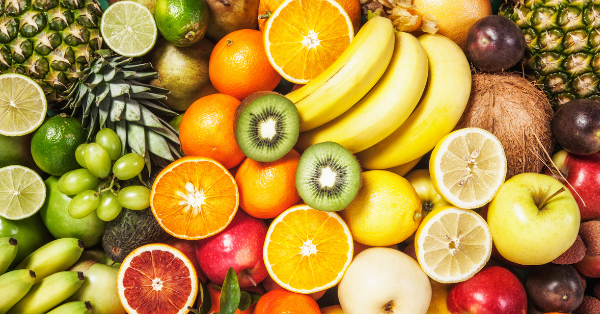
#> input picture Lab4/fruit.png, 600 x 314 px
$ jupyter execute BTtrenlop.ipynb
#> lines starting #> are read from the running program, lines starting #| are printed output that depends on the picture; after the words box and inside, x2 and y2 are one past the last pixel; in counts of white or black regions, pixels touching at a corner belong together
<!-- 1. Phân vùng theo histogram
Phương pháp Otsu -->

[cell 1]
from PIL import Image
import numpy as np
import imageio.v2 as iio
import scipy.ndimage as nd
import matplotlib.pylab as plt
from skimage.filters.thresholding import threshold_otsu

data = Image.open('fruit.png').convert('L')
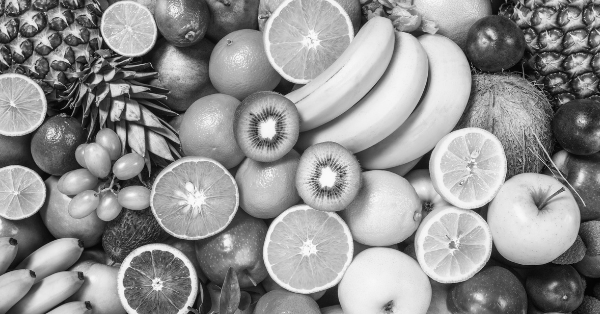
#> data: PIL image 600x314 L; min 1, max 252, mean 144.6
a = np.asarray(data)

# performing Otsu's thresholding
thres = threshold_otsu(a)
#> thres = 134

# pixels with intensity greater than the threshold are kept
b = a > thres
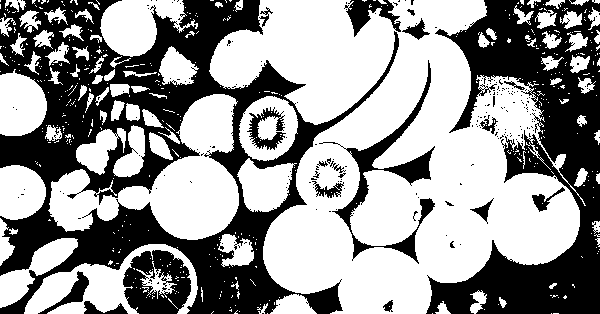
#> b: shape (314, 600) bool; 58.6% white; 227 black regions (206 under 20 px), largest, box (x1, y1, x2, y2) and area: (0, 0, 399, 314) 42872, (426, 0, 600, 314) 24765, (319, 60, 435, 264) 3287

b = Image.fromarray((b * 255).astype(np.uint8))

plt.imshow(b)
plt.show()

<!-- Phương pháp adaptive Thresholding -->

[cell 2]
from PIL import Image
import numpy as np
import imageio.v2 as iio
import scipy.ndimage as nd
import matplotlib.pylab as plt
from skimage.filters import threshold_local

data = Image.open('fruit.png').convert('L')

a = np.asarray(data)

# performing local thresholding
b = threshold_local(a, 39, offset=10)
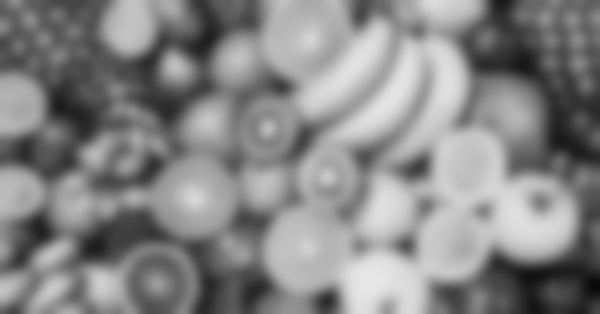
#> b: shape (314, 600) float64; min 9.16, max 232.5, mean 134.6

b = Image.fromarray(b)
#> b: PIL image 600x314 F

plt.imshow(b)
plt.show()

<!-- 2.2 Phân vùng theo region -->

[cell 3]
import cv2
from PIL import Image
import numpy as np
import imageio.v2 as iio
import scipy.ndimage as nd
from scipy.ndimage import label
import matplotlib.pylab as plt
from skimage.filters import threshold_local

# opening the image and converting it to grayscale
data = cv2.imread('fruit.png')
#> data: shape (314, 600, 3)

# converting image from color to grayscale
a = cv2.cvtColor(data, cv2.COLOR_BGR2GRAY)

# thresholding the image to obtain cell pixels
thresh, b1 = cv2.threshold(a, 0, 255, cv2.THRESH_BINARY_INV + cv2.THRESH_OTSU)
#> b1: shape (314, 600); 41.4% white; 227 white regions (206 under 20 px), largest, box (x1, y1, x2, y2) and area: (0, 0, 399, 314) 42871, (426, 0, 600, 314) 24765, (319, 60, 435, 264) 3287
#> thresh = 134

# since Otsu’s method has over segmented the image, erosion operation is performed
b2 = cv2.erode(b1, None, iterations=2)
#> b2: shape (314, 600); 22.4% white; 135 white regions (74 under 20 px), largest, box (x1, y1, x2, y2) and area: (0, 182, 302, 314) 8676, (430, 174, 600, 314) 7720, (455, 0, 600, 182) 7343

# distance transform is performed
dist_trans = cv2.distanceTransform(b2, 2, 3)

# thresholding the distance transform image to obtain pixels that are foreground
thresh, dt = cv2.threshold(dist_trans, 1, 255, cv2.THRESH_BINARY)
#> dt: shape (314, 600) float32; 17.7% white; 129 white regions (69 under 20 px), largest, box (x1, y1, x2, y2) and area: (432, 175, 600, 314) 7018, (60, 209, 285, 314) 5033, (130, 0, 257, 127) 3793

# performing labeling
labelled, ncc = label(dt)
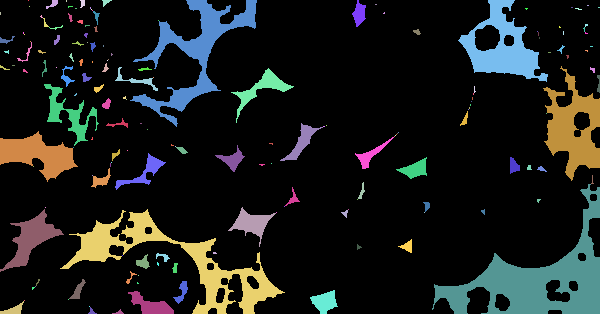
#> labelled: shape (314, 600) int32; 171 distinct labels, from 0 to 170; one colour per label, 0 black
#> ncc = 170

# labelled is converted to 32-bit integer
labelled = labelled.astype(np.int32)

# performing watershed
cv2.watershed(data, labelled)
b = Image.fromarray(labelled)
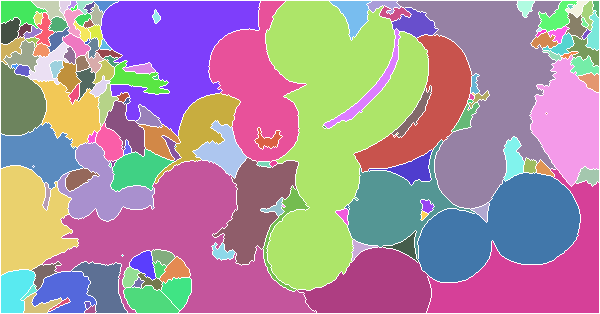
#> b: PIL image 600x314 I; 169 distinct labels, from -1 to 170; one colour per label, 0 black, -1 white

plt.imshow(b)
plt.show()

<!-- 2.3 Biến đổi đối tượng trong ảnh -->

<!-- 2.3.1 Sử dụng binary_dilation -->

[cell 4]
import cv2
from PIL import Image
import numpy as np
import imageio.v2 as iio
import scipy.ndimage as nd
from scipy.ndimage import label
import matplotlib.pylab as plt
from skimage.filters import threshold_local

# opening the image and converting it to grayscale
data = Image.open('fruit.png').convert('L')

b = nd.binary_dilation(np.array(data), iterations=50)
#> b: shape (314, 600) bool; every value is 1

c = Image.fromarray((b * 255).astype(np.uint8))
#> c: PIL image 600x314 L; every value is 255
c.show()
plt.imshow(c)
plt.show()

<!-- 2.3.2 sử dụng binary_opening -->

[cell 5]
import cv2
from PIL import Image
import numpy as np
import imageio.v2 as iio
import scipy.ndimage as nd
from scipy.ndimage import label
import matplotlib.pylab as plt
from skimage.filters import threshold_local

# opening the image and converting it to grayscale
data = Image.open('fruit.png').convert('L')

# defining the structuring element
s = [[0, 1, 0], [1, 1, 1], [0, 1, 0]]

b = nd.binary_opening(data, structure=s, iterations=25)
#> b: shape (314, 600) bool; 99.3% white; 4 black regions, box (x1, y1, x2, y2) and area: (0, 0, 25, 25) 325, (575, 0, 600, 25) 325, (0, 289, 25, 314) 325, (575, 289, 600, 314) 325

c = Image.fromarray(b)
c.show()
plt.imshow(c)
plt.show()

<!-- 2.3.3 Sử dụng binary_erosion -->

[cell 6]
import cv2
from PIL import Image
import numpy as np
import imageio.v2 as iio
import scipy.ndimage as nd
from scipy.ndimage import label
import matplotlib.pylab as plt
from skimage.filters import threshold_local

# opening the image and converting it to grayscale
data = Image.open('fruit.png').convert('L')

# defining the structuring element
s = [[0, 1, 0], [1, 1, 1], [0, 1, 0]]

b = nd.binary_erosion(data, structure=s, iterations=50)
#> b: shape (314, 600) bool; 56.8% white; 1 black region, box (x1, y1, x2, y2) and area: (0, 0, 600, 314) 81400

c = Image.fromarray(b)
c.show()
plt.imshow(c)
plt.show()

<!-- 2.3.4 Sử dụng binary_closing -->

[cell 7]
import cv2
from PIL import Image
import numpy as np
import imageio.v2 as iio
import scipy.ndimage as nd
from scipy.ndimage import label
import matplotlib.pylab as plt
from skimage.filters import threshold_local

# opening the image and converting it to grayscale
data = Image.open('fruit.png').convert('L')

# defining the structuring element
s = [[0, 1, 0], [1, 1, 1], [0, 1, 0]]

b = nd.binary_closing(data, structure=s, iterations=50)

c = Image.fromarray(b)
c.show()
plt.imshow(c)
plt.show()

<!-- 1. Viết chương trình chọn Langbiang trong ảnh Đà lạt từ thư mục exercise. Tịnh tiến vùng chọn sang phải 100px. Sử dụng phương pháp otsu để
phân vùng Langbiang theo ngưỡng 0.3.Lưu vào máy tên Langbiang.jpg và hiển thị trên màn hình -->

[cell 8]
# Sau khi reset kernel, cần load lại thư viện và xử lý lại
import cv2
import numpy as np
import matplotlib.pyplot as plt
from PIL import Image

# Load lại ảnh "dalat.jpg"
image_path = "exercise/dalat.jpg"
image = cv2.imread(image_path)
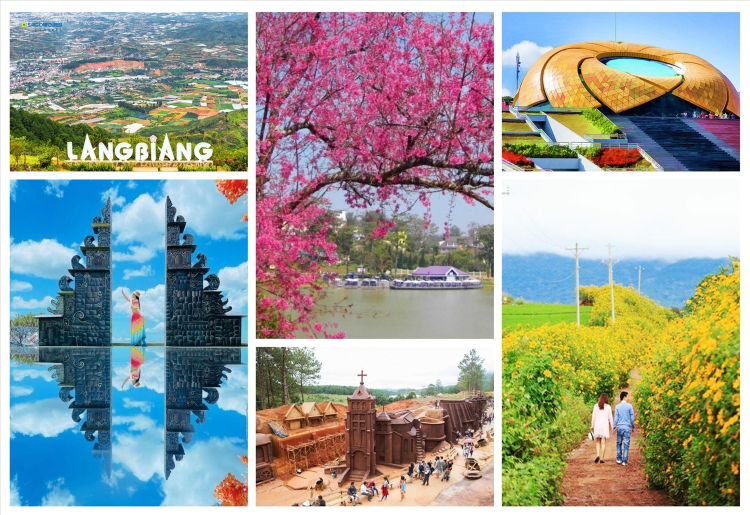
#> input picture Lab4/exercise/dalat.jpg, 1500 x 1029 px (shown at 1/2 size)
#> image is the input picture: shape (1029, 1500, 3); mean B, G, R 149.9, 155.2, 151.3
image_rgb = cv2.cvtColor(image, cv2.COLOR_BGR2RGB)
image_gray = cv2.cvtColor(image, cv2.COLOR_BGR2GRAY)

# Vùng chứa Langbiang (góc trên trái)
y1, y2 = 20, 230
x1, x2 = 20, 310
roi = image_gray[y1:y2, x1:x2]

# Áp dụng threshold ngưỡng 0.3
threshold = int(0.3 * 255)
_, binary = cv2.threshold(roi, threshold, 255, cv2.THRESH_BINARY)
#> binary: shape (210, 290); 98.1% white; 230 black regions (227 under 20 px), largest, box (x1, y1, x2, y2) and area: (217, 184, 270, 207) 307, (0, 192, 36, 210) 260, (169, 173, 182, 181) 40

# Tịnh tiến vùng Langbiang sang phải 100px
image_result = image_rgb.copy()
image_result[y1:y2, x1:x2] = 255  # Xóa vùng cũ

# Chèn ảnh đã phân vùng vào vị trí mới
new_x1 = x1 + 100
new_x2 = new_x1 + binary.shape[1]
#> new_x2 = 410
binary_rgb = cv2.cvtColor(binary, cv2.COLOR_GRAY2RGB)
image_result[y1:y2, new_x1:new_x2] = binary_rgb

# Lưu ảnh kết quả
output_path = "exercise/Langbiang.jpg"
cv2.imwrite(output_path, cv2.cvtColor(image_result, cv2.COLOR_RGB2BGR))

# Hiển thị ảnh kết quả
plt.figure(figsize=(12, 7))
plt.imshow(image_result)
plt.title("Langbiang đã được phân vùng và tịnh tiến")
plt.axis("off")
plt.show()

output_path

<!-- 2 Viết chương trình chọn Hồ Xuân Hương trong ảnh Đà lạt từ thư mục Excercise. Xoay đối tượng vừa chọn 1 góc 45 độ
và dùng phương pháp adaptive thresholding với ngưỡng 60 và lưu vào máy tên là ho_xuan_huong.jpg -->

[cell 9]
import cv2
import numpy as np
import matplotlib.pyplot as plt
from PIL import Image

# Load ảnh Đà Lạt
image_path = "exercise/dalat.jpg"
image = cv2.imread(image_path)
image_rgb = cv2.cvtColor(image, cv2.COLOR_BGR2RGB)
image_gray = cv2.cvtColor(image, cv2.COLOR_BGR2GRAY)

# Xác định vùng Hồ Xuân Hương (theo hình: ở giữa bên phải, dưới cây hoa anh đào)
# Tọa độ ước lượng: x 460–730, y 240–430
y1, y2 = 240, 430
x1, x2 = 460, 730
roi = image_gray[y1:y2, x1:x2]
#> roi: shape (190, 270)

# Áp dụng adaptive thresholding với ngưỡng cục bộ (block size 61, C = 10)
adaptive = cv2.adaptiveThreshold(roi, 255, cv2.ADAPTIVE_THRESH_MEAN_C,
                                 cv2.THRESH_BINARY, 61, 10)
#> adaptive: shape (190, 270); 58% white; 264 black regions (231 under 20 px), largest, box (x1, y1, x2, y2) and area: (52, 0, 270, 190) 13440, (0, 0, 36, 103) 2408, (0, 119, 36, 170) 1198

# Xoay ảnh vùng chọn 45 độ
(h, w) = adaptive.shape
#> h = 190; w = 270
center = (w // 2, h // 2)
#> center = (135, 95)
M = cv2.getRotationMatrix2D(center, 45, 1.0)
rotated = cv2.warpAffine(adaptive, M, (w, h), borderMode=cv2.BORDER_CONSTANT, borderValue=255)
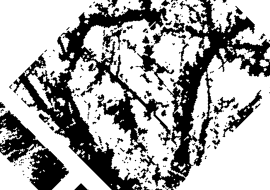
#> rotated: shape (190, 270); min 0, max 255, mean 168.9

# Dán trở lại ảnh gốc
image_result = image_rgb.copy()
# Tô trắng vùng cũ
image_result[y1:y2, x1:x2] = 255

# Chèn ảnh xoay vào lại vị trí cũ
rotated_rgb = cv2.cvtColor(rotated, cv2.COLOR_GRAY2RGB)
image_result[y1:y2, x1:x2] = rotated_rgb

# Lưu kết quả
output_path = "exercise/ho_xuan_huong.jpg"
cv2.imwrite(output_path, cv2.cvtColor(image_result, cv2.COLOR_RGB2BGR))

# Hiển thị kết quả
plt.figure(figsize=(12, 7))
plt.imshow(image_result)
plt.title("Hồ Xuân Hương sau khi xoay và threshold")
plt.axis("off")
plt.show()

output_path

<!-- 3 Viết chương trình chọn quảng trường lâm viên trong ảnh đà lạt thư mục exercise. Dùng phương pháp coordinate mapping và binary closing cho vùng vừa chọn. Lưu vào máy với tên quang_truong_lam_vien.jpg -->

[cell 10]
import cv2
import numpy as np
import matplotlib.pyplot as plt
from PIL import Image
import scipy.ndimage as nd

# Load ảnh Đà Lạt
image_path = "exercise/dalat.jpg"
image = cv2.imread(image_path)
image_rgb = cv2.cvtColor(image, cv2.COLOR_BGR2RGB)
image_gray = cv2.cvtColor(image, cv2.COLOR_BGR2GRAY)

# Chọn vùng quảng trường Lâm Viên (góc trên bên phải ảnh)
x1, x2 = 740, 1080
y1, y2 = 20, 250
roi = image_gray[y1:y2, x1:x2]
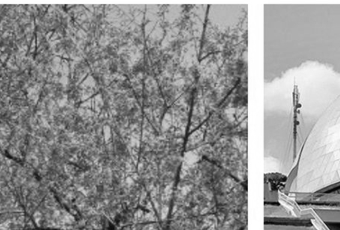
#> roi: shape (230, 340); min 2, max 255, mean 145.3

# Bước 1: Coordinate mapping (biến dạng lượn sóng ảnh)
rows, cols = roi.shape
#> rows = 230; cols = 340
x, y = np.meshgrid(np.arange(cols), np.arange(rows))
wave_x = x + 10 * np.sin(2 * np.pi * y / 60)
wave_y = y + 10 * np.sin(2 * np.pi * x / 90)
coords = [wave_y, wave_x]
warped = nd.map_coordinates(roi, coords, order=1, mode='reflect')
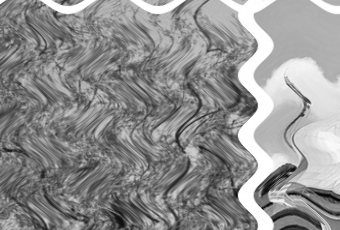
#> warped: shape (230, 340); min 3, max 255, mean 144.2

# Bước 2: Binary closing (đóng nhị phân)
# Chuẩn hóa về nhị phân trước
_, binary = cv2.threshold(warped.astype(np.uint8), 127, 255, cv2.THRESH_BINARY)
#> binary: shape (230, 340); 57.7% white; 190 black regions (160 under 20 px), largest, box (x1, y1, x2, y2) and area: (0, 0, 258, 230) 28583, (254, 135, 307, 210) 807, (286, 186, 340, 217) 652
closed = nd.binary_closing(binary, structure=np.ones((5, 5))).astype(np.uint8) * 255
#> closed: shape (230, 340); 74.7% white; 72 black regions, largest, box (x1, y1, x2, y2) and area: (0, 0, 340, 230) 11177, (220, 66, 257, 118) 980, (74, 170, 126, 209) 800

# Dán lại vào ảnh gốc
roi_rgb = cv2.cvtColor(closed, cv2.COLOR_GRAY2RGB)
image_result = image_rgb.copy()
image_result[y1:y2, x1:x2] = roi_rgb
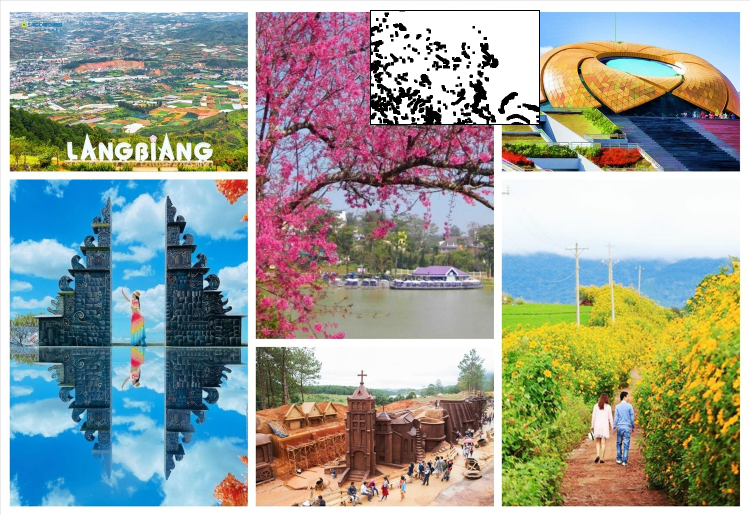
#> image_result: shape (1029, 1500, 3) (shown at 1/2 size); mean R, G, B 152.1, 158.5, 151.4

# Lưu ảnh kết quả
output_path = "exercise/quang_truong_lam_vien.jpg"
cv2.imwrite(output_path, cv2.cvtColor(image_result, cv2.COLOR_RGB2BGR))

# Hiển thị ảnh
plt.figure(figsize=(12, 7))
plt.imshow(image_result)
plt.title("Quảng trường Lâm Viên sau biến dạng + closing")
plt.axis("off")
plt.show()

output_path

<!-- 4 Tạo menu như hình
Viết chương trình cho phép người dùng nhập chức năng xử lý. ( Có thể chọn 1 chức năng duy nhất hoặc kết hợp 2 chức năng geometric_transformation và segment -->

[cell 11]
import cv2
import numpy as np

def coordinate_mapping(image):
    return cv2.resize(image, (image.shape[1], image.shape[0]))  # giữ nguyên để demo

def rotate(image, angle=45):
    h, w = image.shape[:2]
    center = (w // 2, h // 2)
    matrix = cv2.getRotationMatrix2D(center, angle, 1.0)
    return cv2.warpAffine(image, matrix, (w, h))

def scale(image, fx=1.5, fy=1.5):
    return cv2.resize(image, None, fx=fx, fy=fy)

def shift(image, dx=100, dy=0):
    matrix = np.float32([[1, 0, dx], [0, 1, dy]])
    return cv2.warpAffine(image, matrix, (image.shape[1], image.shape[0]))

def adaptive_thresholding(image):
    gray = cv2.cvtColor(image, cv2.COLOR_BGR2GRAY)
    return cv2.adaptiveThreshold(gray, 255, cv2.ADAPTIVE_THRESH_MEAN_C,
                                 cv2.THRESH_BINARY, 11, 2)

def binary_dilation(image):
    gray = cv2.cvtColor(image, cv2.COLOR_BGR2GRAY)
    _, binary = cv2.threshold(gray, 127, 255, cv2.THRESH_BINARY)
    kernel = np.ones((5,5), np.uint8)
    return cv2.dilate(binary, kernel)

def binary_erosion(image):
    gray = cv2.cvtColor(image, cv2.COLOR_BGR2GRAY)
    _, binary = cv2.threshold(gray, 127, 255, cv2.THRESH_BINARY)
    kernel = np.ones((5,5), np.uint8)
    return cv2.erode(binary, kernel)

def otsu(image):
    gray = cv2.cvtColor(image, cv2.COLOR_BGR2GRAY)
    _, result = cv2.threshold(gray, 0, 255, cv2.THRESH_BINARY + cv2.THRESH_OTSU)
    return result

# Map chức năng
geo_funcs = {
    "coordinate_mapping": coordinate_mapping,
    "rotate": rotate,
    "scale": scale,
    "shift": shift
}

seg_funcs = {
    "adaptive_thresholding": adaptive_thresholding,
    "binary_dilation": binary_dilation,
    "binary_erosion": binary_erosion,
    "otsu": otsu
}

# Menu
print("Chọn 1 hoặc 2 chức năng:")
print("Geometric transformation:", list(geo_funcs.keys()))
print("Segmentation:", list(seg_funcs.keys()))

# Input
geo_choice = input("Chọn 1 chức năng geometric_transformation (Enter để bỏ qua): ")
#> the answer given: 1
seg_choice = input("Chọn 1 chức năng segment (Enter để bỏ qua): ")
#> the answer given: 1
